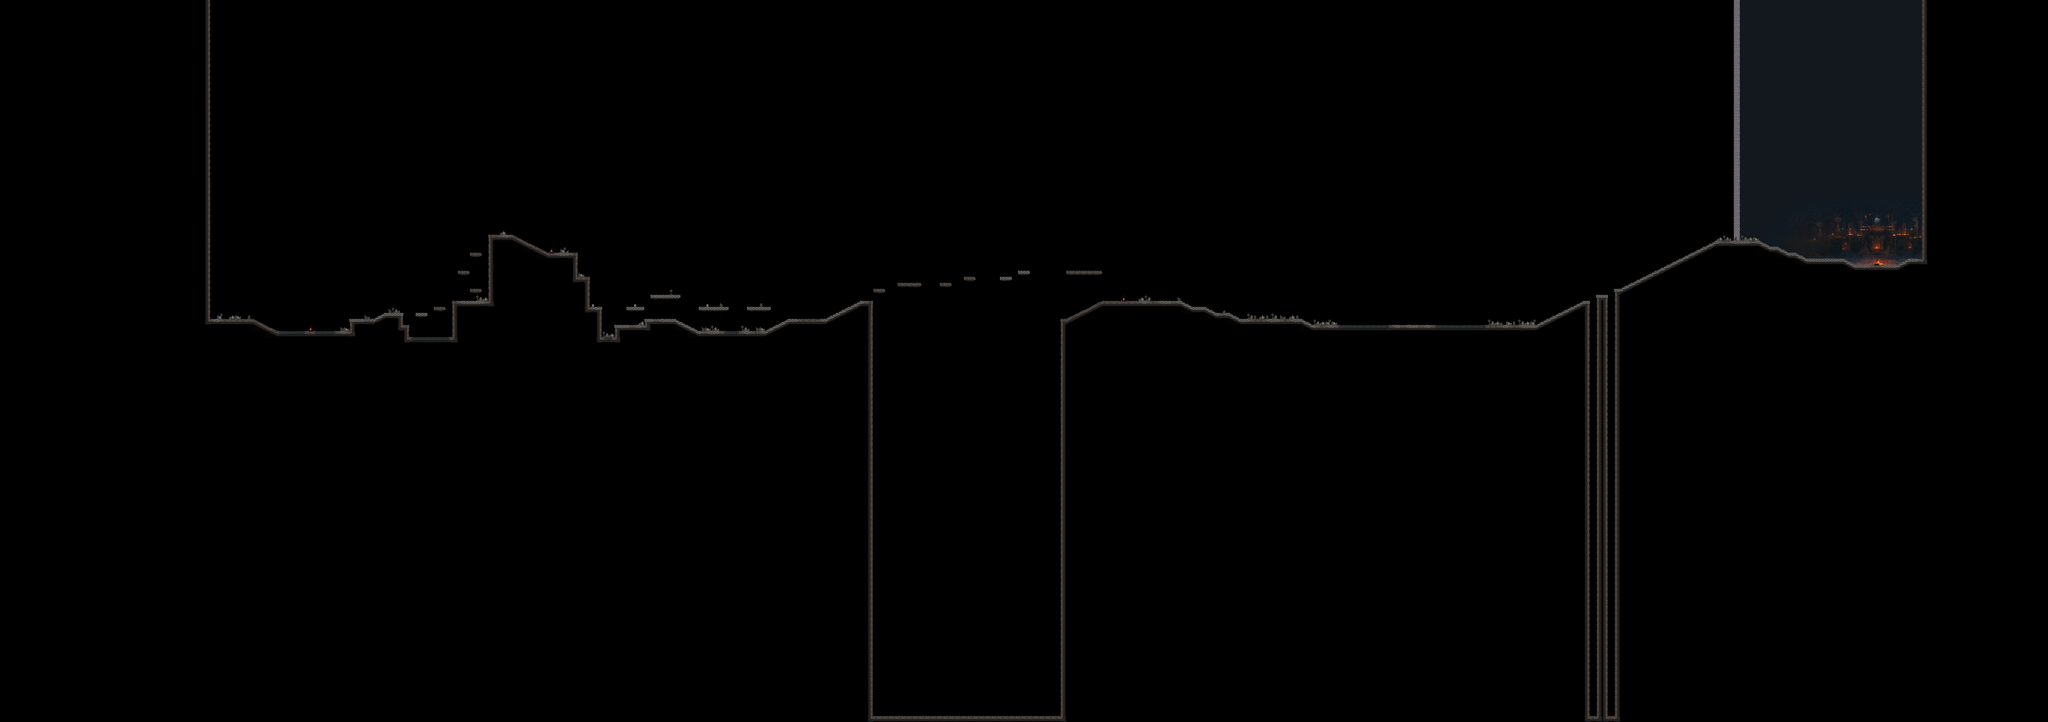

Tiled map render using the project's own tile images. Description and the map definition, with tile-layer contents summarised, below:
An orthogonal 340x120 tile map with 32x32 px tiles, 2 tile layers (Capa de patrones 2, Capa de patrones 1), 2 tilesets, 1 image layer and 85 objects (3x bonfire, Death).

<map version="1.10" tiledversion="1.11.2" orientation="orthogonal" renderorder="right-down" width="340" height="120" tilewidth="32" tileheight="32" infinite="0" nextlayerid="11" nextobjectid="532">
 <tileset firstgid="1" source="tilemapeardo.tsx" />
 <tileset firstgid="226" source="tilemapeardo2.tsx" />
 <imagelayer id="9" name="Capa de Imagen 1" offsetx="9211.33" offsety="-148">
  <image source="../backgrounds/fondo2.png" width="1029" height="1895" />
 </imagelayer>
 <layer id="3" name="Capa de patrones 2" width="340" height="120">
  <data>[40800 cells, 13091 non-empty, 14 distinct tile ids]</data>
 </layer>
 <layer id="1" name="Capa de patrones 1" width="340" height="120">
  <data>[40800 cells, 11544 non-empty, 50 distinct tile ids]</data>
 </layer>
 <objectgroup id="8" name="Interactables">
  <object id="470" name="bonfire" x="5952.25" y="1567.75" width="31.75" height="32.25" />
  <object id="471" name="bonfire" x="2912.33" y="1312" width="31.6667" height="31.3333" />
  <object id="472" name="bonfire" x="1632.18" y="1728.18" width="31.8182" height="31.4545" />
 </objectgroup>
 <objectgroup id="10" name="Death" class="Death">
  <object id="531" name="Death" x="4647" y="3800.5" width="3968.5" height="41.5" />
 </objectgroup>
 <objectgroup id="6" name="Collisions">
  <object id="18" x="1090.5" y="1704" width="253.5" height="24" />
  <object id="20" x="1344" y="1696">
   <polygon points="0.0117188,8.00781 128.004,73.6433 128,96 0,32" />
  </object>
  <object id="22" x="1472" y="1769.64" width="416" height="22.3636" />
  <object id="23" x="1856" y="1728" width="32" height="41.6364" />
  <object id="24" x="1856" y="1704.25" width="160" height="23.75" />
  <object id="25" x="2048" y="1672" width="96" height="24" />
  <object id="26" x="2112" y="1696" width="32" height="40" />
  <object id="27" x="2112" y="1736" width="60.3636" height="24" />
  <object id="28" x="2144" y="1760" width="28.3636" height="41.163" />
  <object id="29" x="2144" y="1801.25" width="288" height="22.75" />
  <object id="30" x="2403.75" y="1632" width="28.25" height="169.273" />
  <object id="31" x="2304" y="1640.45" width="64" height="9.81818" />
  <object id="33" x="2403.75" y="1608.75" width="220.25" height="23.25" />
  <object id="34" x="2595.33" y="1280" width="28.6667" height="328.727" />
  <object id="39" x="2496" y="1544.18" width="64" height="10.1818" />
  <object id="40" x="2595" y="1256.5" width="125" height="23.5" />
  <object id="41" x="2720" y="1248">
   <polygon points="-0.000954861,8.49913 191.994,104.358 192,128 0,32" />
  </object>
  <object id="42" x="2912" y="1352.36" width="157.182" height="23.6364" />
  <object id="43" x="3040" y="1376" width="29.0682" height="103.455" />
  <object id="44" x="3040" y="1479.55" width="93.25" height="24.4545" />
  <object id="45" x="3104" y="1504" width="29.25" height="135.636" />
  <object id="46" x="3104" y="1639.73" width="92.8182" height="24.2727" />
  <object id="47" x="3168" y="1664" width="28.9091" height="136" />
  <object id="48" x="3168" y="1800" width="128" height="24" />
  <object id="49" x="3266.5" y="1760" width="29.5" height="40" />
  <object id="50" x="3266.5" y="1735.75" width="189.5" height="24.25" />
  <object id="51" x="3424" y="1704.25" width="160" height="31.5" />
  <object id="52" x="3328" y="1639.27" width="96" height="9.63636" />
  <object id="53" x="3456" y="1576.36" width="160" height="9.81818" />
  <object id="54" x="3712" y="1639.82" width="160" height="9.81818" />
  <object id="55" x="3968" y="1639.88" width="128" height="10.375" />
  <object id="58" x="3680" y="1769.08" width="416" height="22.9205" />
  <object id="59" x="4192" y="1704.25" width="224" height="23.75" />
  <object id="60" x="4576" y="1608.75" width="61.875" height="23.25" />
  <object id="61" x="4608" y="1632" width="30" height="288" />
  <object id="62" x="4640" y="1544.13" width="64" height="9" />
  <object id="63" x="4768" y="1511.91" width="128" height="9.36364" />
  <object id="64" x="4992" y="1512.55" width="64" height="9.27273" />
  <object id="65" x="5119.82" y="1480.18" width="64" height="9.45455" />
  <object id="66" x="5312" y="1479.64" width="64" height="10.9091" />
  <object id="67" x="5408" y="1447.64" width="64" height="9.63636" />
  <object id="69" x="5664" y="1448.36" width="192" height="8.18182" />
  <object id="70" x="5635.33" y="1704.18" width="28.6667" height="2134.48" />
  <object id="71" x="5856" y="1608" width="416" height="24" />
  <object id="72" x="5664" y="1696">
   <polygon points="-0.00390625,8.18854 192.001,-88.0063 192,-64 0,32" />
  </object>
  <object id="77" x="6304" y="1640.27" width="96" height="23.7273" />
  <object id="79" x="6432" y="1672" width="96" height="24" />
  <object id="80" x="6560" y="1704.55" width="352" height="23.4545" />
  <object id="81" x="6944" y="1735.55" width="1248" height="24.4545" />
  <object id="83" x="8480" y="1576.13" width="64" height="2262.54" />
  <object id="85" x="9120" y="1287.82" width="224" height="24.1818" />
  <object id="87" x="9376" y="1321.25" width="64" height="22.75" />
  <object id="88" x="9472" y="1352.25" width="64" height="23.75" />
  <object id="89" x="9568" y="1384.5" width="224" height="23.5" />
  <object id="91" x="9824" y="1417.45" width="288" height="22.5455" />
  <object id="92" x="10144" y="1385.09" width="96" height="22.9091" />
  <object id="94" x="8416" y="1607.38" width="30" height="2232.63" />
  <object id="95" x="8577.67" y="1543.91" width="30.3333" height="2292.09" />
  <object id="464" x="2496.5" y="1351.75" width="62.75" height="11.5" />
  <object id="465" x="2432" y="1446.5" width="63.75" height="12.5" />
  <object id="473" x="2208" y="1670.5" width="63.25" height="12.25" />
  <object id="475" x="4606.67" y="1920" width="31.3333" height="1922.42" />
  <object id="508" x="8414.67" y="3809.33" width="194.667" height="30.6667" />
  <object id="510" x="4605.33" y="3808" width="1060" height="30.6667" />
  <object id="512" x="2048" y="1672">
   <polygon points="0,0 -64.0078,32.2891 0,32" />
  </object>
  <object id="513" x="3584" y="1704">
   <polygon points="-0.0078125,0.265625 128.656,65.1875 0,64" />
  </object>
  <object id="514" x="4192" y="1704">
   <polygon points="-0.00390625,0.226563 -128.406,65.2188 0,64" />
  </object>
  <object id="515" x="4576" y="1608">
   <polygon points="-0.00390625,0.722656 -192.172,96.3125 0,96" />
  </object>
  <object id="516" x="6272" y="1608">
   <polygon points="0,0.0117188 64.1016,32.2969 0,32" />
  </object>
  <object id="517" x="6400" y="1640">
   <polygon points="-0.015625,0.292969 64.0039,32.0117 0,32" />
  </object>
  <object id="518" x="6528" y="1672">
   <polygon points="0.00390625,0.0234375 64.4278,32.6 0.427778,32.6" />
  </object>
  <object id="519" x="6912" y="1704">
   <polygon points="-0.0195313,0.574219 64,32 0,32" />
  </object>
  <object id="520" x="8416" y="1608">
   <polygon points="-0.00390625,-0.65625 -256,128 0,128" />
  </object>
  <object id="521" x="8608" y="1544">
   <polygon points="-0.0351563,-0.0664063 512.027,-256.164 512,0" />
  </object>
  <object id="522" x="9344" y="1288">
   <polygon points="-0.0078125,-0.152344 64.7188,33.375 0,32" />
  </object>
  <object id="523" x="9440" y="1320">
   <polygon points="-0.0117188,1.25781 64.125,32.2813 0,32" />
  </object>
  <object id="524" x="9536" y="1352">
   <polygon points="-0.0234375,0.28125 64,32.6719 0,32" />
  </object>
  <object id="525" x="9792" y="1384">
   <polygon points="-0.0625,0.625 64.1406,33.5781 0,32" />
  </object>
  <object id="526" x="10144" y="1384">
   <polygon points="0.03125,1.03125 -64.0156,33.5469 0,32" />
  </object>
  <object id="529" x="10212.3" y="0.125" width="27.75" height="1383.88" />
  <object id="530" x="1088" y="0" width="26.8696" height="1704" />
 </objectgroup>
</map>